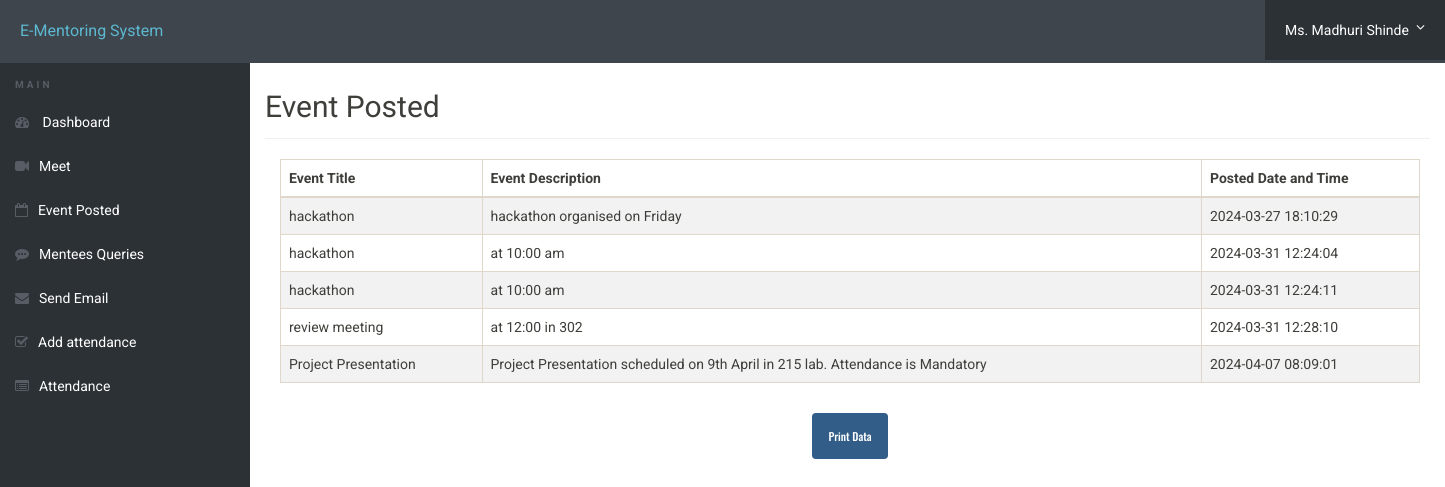
Page /mentor_posted_event.php (signed in) on the committed database.
### tables this page shows
CREATE TABLE `mentors` (
  `id` int(11) NOT NULL,
  `email` varchar(50) NOT NULL,
  `password` varchar(8) NOT NULL,
  `year` text NOT NULL,
  `mentor_name` varchar(30) NOT NULL,
  `divs` varchar(12) NOT NULL,
  `posting_date` timestamp NOT NULL DEFAULT current_timestamp(),
  `domain` varchar(100) NOT NULL,
  `assignedstudents` int(11) DEFAULT 0
);

CREATE TABLE `event` (
  `id` int(11) NOT NULL,
  `event_name` text NOT NULL,
  `event_disct` text NOT NULL,
  `posted_datetime` text NOT NULL
);

### mentor_posted_event.php (the view, shortened to what this page needs)
<!doctype html>
<html lang="en" class="no-js">
<head>
	<link rel="stylesheet" href="css/font-awesome.min.css">
	<link rel="stylesheet" href="css/bootstrap.min.css">
	<link rel="stylesheet" href="css/dataTables.bootstrap.min.css">
	<link rel="stylesheet" href="css/bootstrap-social.css">
	<link rel="stylesheet" href="css/bootstrap-select.css">
	<link rel="stylesheet" href="css/fileinput.min.css">
	<link rel="stylesheet" href="css/awesome-bootstrap-checkbox.css">
	<link rel="stylesheet" href="css/style.css">
</head>
<body>
	<?php include('mentor/header.php');?>
	<div class="ts-main-content">
		<?php include('mentor/mentor_sidebar.php');?>
		<div class="content-wrapper">
			<div class="container-fluid">
				<div class="row">
					<div class="col-md-12">
						<h2 class="page-title">Event Posted</h2>
						<div class="container">
							<div class="row">
								<div class="col-md-12">
									<table class="table table-bordered table-striped">
										<thead>
											<tr>
												<th>Event Title</th>
												<th>Event Description</th>
												<th>Posted Date and Time</th>
											</tr>
										</thead>
										<tbody>
											<?php
											$stmt = $mysqli->prepare("SELECT event_name, event_disct, posted_datetime FROM event");
											$stmt->execute();
											$stmt->bind_result($event_name, $event_disct, $posted_datetime);
											while ($stmt->fetch()) {
												echo "<tr>";
												echo "<td>$event_name</td>";
												echo "<td>$event_disct</td>";
												echo "<td>$posted_datetime</td>";
												echo "</tr>";
											}
											?>
										</tbody>
									</table>
									<div class="text-center no-print">
										<button class="btn btn-primary print-button" onclick="window.print()">Print Data</button>
									</div>
								</div>
							</div>
						</div>
					</div>
				</div>
			</div>
		</div>
	</div>
</body>
</html>

### mentor/header.php (shortened to what this page needs)
	<?php
 include('includes/config.php');
if(isset($_SESSION['id'])) {
    $mentor_id = $_SESSION['id'];
    $query = "SELECT mentor_name  FROM mentors WHERE id = ?";
    $stmt = $mysqli->prepare($query);
    $stmt->bind_param('i', $mentor_id);
    $stmt->execute();
    $stmt->bind_result($mentor_name);
} else {
    $mentor_name = "";
}
?>
<div class="brand clearfix">
    <a href="#" class="logo" style="font-size:16px;">E-Mentoring System</a>
    <?php if(isset($_SESSION['id'])): ?>
        <ul class="ts-profile-nav">
            <li class="ts-account">
                <a href="#">
                    <?php echo $mentor_name; ?> <i class="fa fa-angle-down hidden-side"></i>
                </a>
            </li>
        </ul>
    <?php endif; ?>
</div>

### css/style.css (style rules this page uses)
html { font-size: 14px; }
@media only screen and (min-width: 480px) { html { font-size: 17px; } }
@media only screen and (min-width: 768px) { html { font-size: 14px; } }
body { font-size: 1em; }
a { color: #37a6c4; }
.btn { font-family: 'Oswald', sans-serif; }
ul, li { margin: 0; padding: 0; list-style: none; }
.btn { text-transform: none; }
.page-title { padding-bottom: 15px; margin-bottom: 20px; border-bottom: 1px solid #f0f0f0; }
.brand { background: #3e454c; position: relative; z-index: 3; position: fixed; width: 100%; top: 0; }
.brand .logo { box-sizing: border-box; padding: 20px; float: left; display: block; width: 200px; }
@media only screen and (min-width: 992px) { .brand .logo { width: 250px; } }
.brand .ts-profile-nav { float: right; display: none; }
.brand .ts-profile-nav li { float: left; position: relative; }
.brand .ts-profile-nav li a { display: block; padding: 20px; color: #fff; }
.brand .ts-profile-nav .ts-account .fa-angle-down { float: right; }
.brand .ts-profile-nav .ts-account > a { width: 180px; background: #2c3136; }
@media only screen and (min-width: 992px) { .brand .ts-profile-nav { display: block; } }
.ts-main-content .content-wrapper { padding-top: 15px; margin-top: 20px; }
@media only screen and (min-width: 992px) { .ts-main-content .content-wrapper { margin-left: 250px; } }

### mentor_posted_event.php (style rules this page uses)
.container-fluid { margin-top: 35px; }
.table-striped tbody tr:nth-of-type(odd) { background-color: rgba(0, 0, 0, 0.05); }
.print-button { margin-top: 10px; }

### rows in the picture
mentors: mentor_name "Ms. Madhuri Shinde"
event: event_name "hackathon", event_disct "hackathon organised on Friday", posted_datetime "2024-03-27 18:10:29"
event: event_name "hackathon", event_disct "at 10:00 am", posted_datetime "2024-03-31 12:24:04"
event: event_name "hackathon", event_disct "at 10:00 am", posted_datetime "2024-03-31 12:24:11"
event: event_name "review meeting", event_disct "at 12:00 in 302", posted_datetime "2024-03-31 12:28:10"
event: event_name "Project Presentation", event_disct "Project Presentation scheduled on 9th April in 215 lab. Attendance is Mandatory", posted_datetime "2024-04-07 08:09:01"
